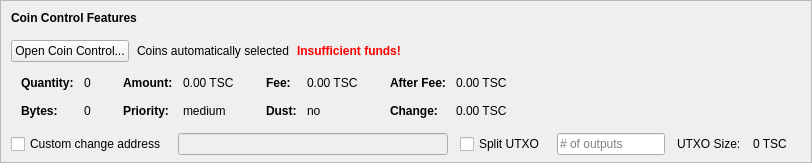
    <widget class="QFrame" name="frameCoinControl">
     <property name="sizePolicy">
      <sizepolicy hsizetype="Expanding" vsizetype="Expanding">
       <horstretch>0</horstretch>
       <verstretch>0</verstretch>
      </sizepolicy>
     </property>
     <property name="maximumSize">
      <size>
       <width>16777215</width>
       <height>16777215</height>
      </size>
     </property>
     <property name="frameShape">
      <enum>QFrame::StyledPanel</enum>
     </property>
     <property name="frameShadow">
      <enum>QFrame::Sunken</enum>
     </property>
     <layout class="QVBoxLayout" name="verticalLayoutCoinControl2">
      <property name="spacing">
       <number>0</number>
      </property>
      <property name="leftMargin">
       <number>0</number>
      </property>
      <property name="topMargin">
       <number>0</number>
      </property>
      <property name="rightMargin">
       <number>0</number>
      </property>
      <property name="bottomMargin">
       <number>6</number>
      </property>
      <item>
       <layout class="QVBoxLayout" name="verticalLayoutCoinControl" stretch="0,0,0,0,1">
        <property name="spacing">
         <number>0</number>
        </property>
        <property name="leftMargin">
         <number>10</number>
        </property>
        <property name="topMargin">
         <number>10</number>
        </property>
        <item>
         <layout class="QHBoxLayout" name="horizontalLayoutCoinControl1">
          <property name="bottomMargin">
           <number>15</number>
          </property>
          <item>
           <widget class="QLabel" name="labelCoinControlFeatures">
            <property name="sizePolicy">
             <sizepolicy hsizetype="Preferred" vsizetype="Maximum">
              <horstretch>0</horstretch>
              <verstretch>0</verstretch>
             </sizepolicy>
            </property>
            <property name="font">
             <font>
              <weight>75</weight>
              <bold>true</bold>
             </font>
            </property>
            <property name="styleSheet">
             <string notr="true">font-weight:bold;</string>
            </property>
            <property name="text">
             <string>Coin Control Features</string>
            </property>
           </widget>
          </item>
         </layout>
        </item>
        <item>
         <layout class="QHBoxLayout" name="horizontalLayoutCoinControl2" stretch="0,0,0,0">
          <property name="spacing">
           <number>8</number>
          </property>
          <property name="bottomMargin">
           <number>10</number>
          </property>
          <item>
           <widget class="QPushButton" name="pushButtonCoinControl">
            <property name="styleSheet">
             <string notr="true"/>
            </property>
            <property name="text">
             <string>Open Coin Control...</string>
            </property>
            <property name="autoDefault">
             <bool>false</bool>
            </property>
           </widget>
          </item>
          <item>
           <widget class="QLabel" name="labelCoinControlAutomaticallySelected">
            <property name="text">
             <string>Coins automatically selected</string>
            </property>
            <property name="margin">
             <number>5</number>
            </property>
           </widget>
          </item>
          <item>
           <widget class="QLabel" name="labelCoinControlInsuffFunds">
            <property name="font">
             <font>
              <weight>75</weight>
              <bold>true</bold>
             </font>
            </property>
            <property name="styleSheet">
             <string notr="true">color:red;font-weight:bold;</string>
            </property>
            <property name="text">
             <string>Insufficient funds!</string>
            </property>
            <property name="margin">
             <number>5</number>
            </property>
           </widget>
          </item>
          <item>
           <spacer name="horizontalSpacerCoinControl">
            <property name="orientation">
             <enum>Qt::Horizontal</enum>
            </property>
            <property name="sizeHint" stdset="0">
             <size>
              <width>40</width>
              <height>1</height>
             </size>
            </property>
           </spacer>
          </item>
         </layout>
        </item>
        <item>
         <widget class="QWidget" name="widgetCoinControl" native="true">
          <property name="sizePolicy">
           <sizepolicy hsizetype="Preferred" vsizetype="Preferred">
            <horstretch>0</horstretch>
            <verstretch>0</verstretch>
           </sizepolicy>
          </property>
          <property name="minimumSize">
           <size>
            <width>0</width>
            <height>0</height>
           </size>
          </property>
          <property name="styleSheet">
           <string notr="true"/>
          </property>
          <layout class="QHBoxLayout" name="horizontalLayoutCoinControl5">
           <property name="leftMargin">
            <number>0</number>
           </property>
           <property name="topMargin">
            <number>0</number>
           </property>
           <property name="rightMargin">
            <number>0</number>
           </property>
           <property name="bottomMargin">
            <number>0</number>
           </property>
           <item>
            <layout class="QHBoxLayout" name="horizontalLayoutCoinControl3" stretch="0,0,0,1">
             <property name="spacing">
              <number>20</number>
             </property>
             <property name="topMargin">
              <number>0</number>
             </property>
             <property name="bottomMargin">
              <number>10</number>
             </property>
             <item>
              <layout class="QFormLayout" name="formLayoutCoinControl1">
               <property name="horizontalSpacing">
                <number>10</number>
               </property>
               <property name="verticalSpacing">
                <number>14</number>
               </property>
               <property name="leftMargin">
                <number>10</number>
               </property>
               <property name="topMargin">
                <number>4</number>
               </property>
               <property name="rightMargin">
                <number>6</number>
               </property>
               <item row="0" column="0">
                <widget class="QLabel" name="labelCoinControlQuantityText">
                 <property name="font">
                  <font>
                   <weight>75</weight>
                   <bold>true</bold>
                  </font>
                 </property>
                 <property name="text">
                  <string>Quantity:</string>
                 </property>
                 <property name="margin">
                  <number>0</number>
                 </property>
                </widget>
               </item>
               <item row="0" column="1">
                <widget class="QLabel" name="labelCoinControlQuantity">
                 <property name="cursor">
                  <cursorShape>IBeamCursor</cursorShape>
                 </property>
                 <property name="contextMenuPolicy">
                  <enum>Qt::ActionsContextMenu</enum>
                 </property>
                 <property name="text">
                  <string notr="true">0</string>
                 </property>
                 <property name="margin">
                  <number>0</number>
                 </property>
                 <property name="textInteractionFlags">
                  <set>Qt::LinksAccessibleByMouse|Qt::TextSelectableByKeyboard|Qt::TextSelectableByMouse</set>
                 </property>
                </widget>
               </item>
               <item row="1" column="0">
                <widget class="QLabel" name="labelCoinControlBytesText">
                 <property name="font">
                  <font>
                   <weight>75</weight>
                   <bold>true</bold>
                  </font>
                 </property>
                 <property name="text">
                  <string>Bytes:</string>
                 </property>
                </widget>
               </item>
               <item row="1" column="1">
                <widget class="QLabel" name="labelCoinControlBytes">
                 <property name="cursor">
                  <cursorShape>IBeamCursor</cursorShape>
                 </property>
                 <property name="contextMenuPolicy">
                  <enum>Qt::ActionsContextMenu</enum>
                 </property>
                 <property name="text">
                  <string notr="true">0</string>
                 </property>
                 <property name="textInteractionFlags">
                  <set>Qt::LinksAccessibleByMouse|Qt::TextSelectableByKeyboard|Qt::TextSelectableByMouse</set>
                 </property>
                </widget>
               </item>
              </layout>
             </item>
             <item>
              <layout class="QFormLayout" name="formLayoutCoinControl2">
               <property name="horizontalSpacing">
                <number>10</number>
               </property>
               <property name="verticalSpacing">
                <number>14</number>
               </property>
               <property name="leftMargin">
                <number>6</number>
               </property>
               <property name="topMargin">
                <number>4</number>
               </property>
               <property name="rightMargin">
                <number>6</number>
               </property>
               <item row="0" column="0">
                <widget class="QLabel" name="labelCoinControlAmountText">
                 <property name="font">
                  <font>
                   <weight>75</weight>
                   <bold>true</bold>
                  </font>
                 </property>
                 <property name="text">
                  <string>Amount:</string>
                 </property>
                 <property name="margin">
                  <number>0</number>
                 </property>
                </widget>
               </item>
               <item row="0" column="1">
                <widget class="QLabel" name="labelCoinControlAmount">
                 <property name="cursor">
                  <cursorShape>IBeamCursor</cursorShape>
                 </property>
                 <property name="contextMenuPolicy">
                  <enum>Qt::ActionsContextMenu</enum>
                 </property>
                 <property name="text">
                  <string notr="true">0.00 TSC</string>
                 </property>
                 <property name="textInteractionFlags">
                  <set>Qt::LinksAccessibleByMouse|Qt::TextSelectableByKeyboard|Qt::TextSelectableByMouse</set>
                 </property>
                </widget>
               </item>
               <item row="1" column="0">
                <widget class="QLabel" name="labelCoinControlPriorityText">
                 <property name="font">
                  <font>
                   <weight>75</weight>
                   <bold>true</bold>
                  </font>
                 </property>
                 <property name="text">
                  <string>Priority:</string>
                 </property>
                </widget>
               </item>
               <item row="1" column="1">
                <widget class="QLabel" name="labelCoinControlPriority">
                 <property name="cursor">
                  <cursorShape>IBeamCursor</cursorShape>
                 </property>
                 <property name="contextMenuPolicy">
                  <enum>Qt::ActionsContextMenu</enum>
                 </property>
                 <property name="text">
                  <string>medium</string>
                 </property>
                 <property name="textInteractionFlags">
                  <set>Qt::LinksAccessibleByMouse|Qt::TextSelectableByKeyboard|Qt::TextSelectableByMouse</set>
                 </property>
                </widget>
               </item>
              </layout>
             </item>
             <item>
              <layout class="QFormLayout" name="formLayoutCoinControl3">
               <property name="horizontalSpacing">
                <number>10</number>
               </property>
               <property name="verticalSpacing">
                <number>14</number>
               </property>
               <property name="leftMargin">
                <number>6</number>
               </property>
               <property name="topMargin">
                <number>4</number>
               </property>
               <property name="rightMargin">
                <number>6</number>
               </property>
               <item row="0" column="0">
                <widget class="QLabel" name="labelCoinControlFeeText">
                 <property name="font">
                  <font>
                   <weight>75</weight>
                   <bold>true</bold>
                  </font>
                 </property>
                 <property name="text">
                  <string>Fee:</string>
                 </property>
                 <property name="margin">
                  <number>0</number>
                 </property>
                </widget>
               </item>
               <item row="0" column="1">
                <widget class="QLabel" name="labelCoinControlFee">
                 <property name="cursor">
                  <cursorShape>IBeamCursor</cursorShape>
                 </property>
                 <property name="contextMenuPolicy">
                  <enum>Qt::ActionsContextMenu</enum>
                 </property>
                 <property name="text">
                  <string notr="true">0.00 TSC</string>
                 </property>
                 <property name="textInteractionFlags">
                  <set>Qt::LinksAccessibleByMouse|Qt::TextSelectableByKeyboard|Qt::TextSelectableByMouse</set>
                 </property>
                </widget>
               </item>
               <item row="1" column="0">
                <widget class="QLabel" name="labelCoinControlLowOutputText">
                 <property name="font">
                  <font>
                   <weight>75</weight>
                   <bold>true</bold>
                  </font>
                 </property>
                 <property name="text">
                  <string>Dust:</string>
                 </property>
                </widget>
               </item>
               <item row="1" column="1">
                <widget class="QLabel" name="labelCoinControlLowOutput">
                 <property name="cursor">
                  <cursorShape>IBeamCursor</cursorShape>
                 </property>
                 <property name="contextMenuPolicy">
                  <enum>Qt::ActionsContextMenu</enum>
                 </property>
                 <property name="text">
                  <string>no</string>
                 </property>
                 <property name="textInteractionFlags">
                  <set>Qt::LinksAccessibleByMouse|Qt::TextSelectableByKeyboard|Qt::TextSelectableByMouse</set>
                 </property>
                </widget>
               </item>
              </layout>
             </item>
             <item>
              <layout class="QFormLayout" name="formLayoutCoinControl4">
               <property name="horizontalSpacing">
                <number>10</number>
               </property>
               <property name="verticalSpacing">
                <number>14</number>
               </property>
               <property name="leftMargin">
                <number>6</number>
               </property>
               <property name="topMargin">
                <number>4</number>
               </property>
               <property name="rightMargin">
                <number>6</number>
               </property>
               <item row="0" column="0">
                <widget class="QLabel" name="labelCoinControlAfterFeeText">
                 <property name="font">
                  <font>
                   <weight>75</weight>
                   <bold>true</bold>
                  </font>
                 </property>
                 <property name="text">
                  <string>After Fee:</string>
                 </property>
                 <property name="margin">
                  <number>0</number>
                 </property>
                </widget>
               </item>
               <item row="0" column="1">
                <widget class="QLabel" name="labelCoinControlAfterFee">
                 <property name="cursor">
                  <cursorShape>IBeamCursor</cursorShape>
                 </property>
                 <property name="contextMenuPolicy">
                  <enum>Qt::ActionsContextMenu</enum>
                 </property>
                 <property name="text">
                  <string notr="true">0.00 TSC</string>
                 </property>
                 <property name="textInteractionFlags">
                  <set>Qt::LinksAccessibleByMouse|Qt::TextSelectableByKeyboard|Qt::TextSelectableByMouse</set>
                 </property>
                </widget>
               </item>
               <item row="1" column="0">
                <widget class="QLabel" name="labelCoinControlChangeText">
                 <property name="font">
                  <font>
                   <weight>75</weight>
                   <bold>true</bold>
                  </font>
                 </property>
                 <property name="text">
                  <string>Change:</string>
                 </property>
                </widget>
               </item>
               <item row="1" column="1">
                <widget class="QLabel" name="labelCoinControlChange">
                 <property name="cursor">
                  <cursorShape>IBeamCursor</cursorShape>
                 </property>
                 <property name="contextMenuPolicy">
                  <enum>Qt::ActionsContextMenu</enum>
                 </property>
                 <property name="text">
                  <string notr="true">0.00 TSC</string>
                 </property>
                 <property name="textInteractionFlags">
                  <set>Qt::LinksAccessibleByMouse|Qt::TextSelectableByKeyboard|Qt::TextSelectableByMouse</set>
                 </property>
                </widget>
               </item>
              </layout>
             </item>
            </layout>
           </item>
          </layout>
         </widget>
        </item>
        <item>
         <layout class="QHBoxLayout" name="horizontalLayoutCoinControl4" stretch="0,0,0,0,0,0,0">
          <property name="spacing">
           <number>12</number>
          </property>
          <property name="sizeConstraint">
           <enum>QLayout::SetDefaultConstraint</enum>
          </property>
          <property name="topMargin">
           <number>5</number>
          </property>
          <property name="rightMargin">
           <number>5</number>
          </property>
          <item>
           <widget class="QCheckBox" name="checkBoxCoinControlChange">
            <property name="toolTip">
             <string>If this is activated, but the change address is empty or invalid, change will be sent to a newly generated address.</string>
            </property>
            <property name="text">
             <string>Custom change address</string>
            </property>
           </widget>
          </item>
          <item>
           <widget class="QValidatedLineEdit" name="lineEditCoinControlChange">
            <property name="enabled">
             <bool>false</bool>
            </property>
            <property name="sizePolicy">
             <sizepolicy hsizetype="Expanding" vsizetype="Fixed">
              <horstretch>0</horstretch>
              <verstretch>0</verstretch>
             </sizepolicy>
            </property>
           </widget>
          </item>
          <item>
           <widget class="QCheckBox" name="splitBlockCheckBox">
            <property name="text">
             <string>Split UTXO</string>
            </property>
           </widget>
          </item>
          <item>
           <widget class="QLineEdit" name="splitBlockLineEdit">
            <property name="sizePolicy">
             <sizepolicy hsizetype="Fixed" vsizetype="Fixed">
              <horstretch>50</horstretch>
              <verstretch>0</verstretch>
             </sizepolicy>
            </property>
            <property name="placeholderText">
             <string># of outputs</string>
            </property>
           </widget>
          </item>
          <item>
           <widget class="QLabel" name="labelBlockSizeText">
            <property name="text">
             <string>UTXO Size:</string>
            </property>
           </widget>
          </item>
          <item>
           <widget class="QLabel" name="labelBlockSize">
            <property name="text">
             <string>0 TSC</string>
            </property>
           </widget>
          </item>
          <item>
           <widget class="QLabel" name="labelCoinControlChangeLabel">
            <property name="sizePolicy">
             <sizepolicy hsizetype="Preferred" vsizetype="Expanding">
              <horstretch>0</horstretch>
              <verstretch>0</verstretch>
             </sizepolicy>
            </property>
            <property name="minimumSize">
             <size>
              <width>0</width>
              <height>0</height>
             </size>
            </property>
            <property name="text">
             <string/>
            </property>
            <property name="margin">
             <number>3</number>
            </property>
           </widget>
          </item>
         </layout>
        </item>
        <item>
         <spacer name="verticalSpacerCoinControl">
          <property name="orientation">
           <enum>Qt::Vertical</enum>
          </property>
          <property name="sizeHint" stdset="0">
           <size>
            <width>800</width>
            <height>1</height>
           </size>
          </property>
         </spacer>
        </item>
       </layout>
      </item>
     </layout>
    </widget>
